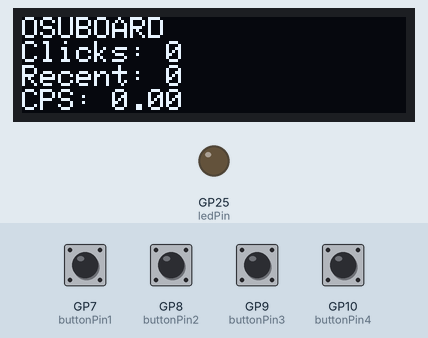
Bench run of a sketch on a simulated Raspberry Pi Pico. Shown: 128×32 one-colour display, output pins drawn as LEDs (lit = HIGH). Inputs (shaded band) come from the test bench; at power-on: GP7 (buttonPin1), GP8 (buttonPin2), GP9 (buttonPin3), GP10 (buttonPin4) HIGH. USB keyboard and mouse output is not drawn.

Above: at 6.2 s.
6.3 s: GP7 (buttonPin1) pulled LOW for 0.15 s
At 8.2 s:
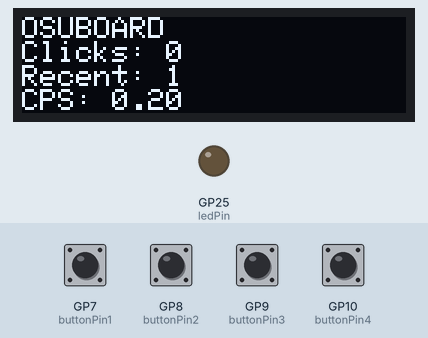
8.5 s: GP8 (buttonPin2) pulled LOW for 0.15 s
At 10.2 s:
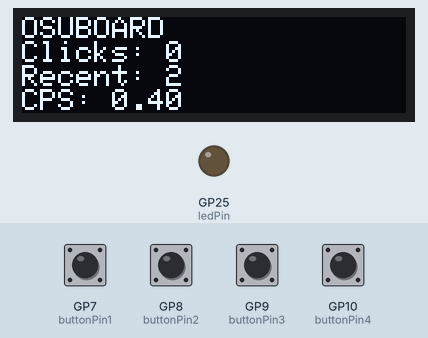
10.5 s: GP9 (buttonPin3) pulled LOW for 0.15 s
At 11.4 s:
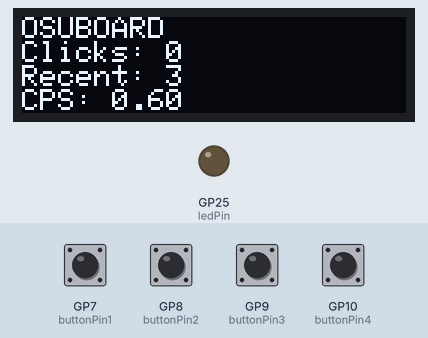
12.6 s: GP10 (buttonPin4) pulled LOW for 0.15 s
At 13.4 s:
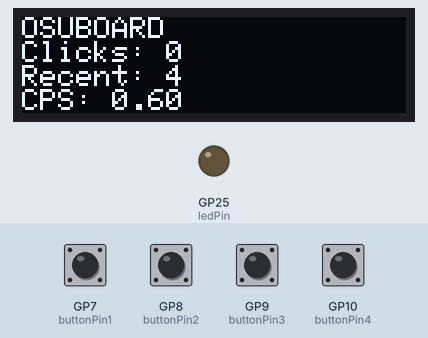
14.6 s: GP7 (buttonPin1) pulled LOW for 1 s
At 15.5 s:
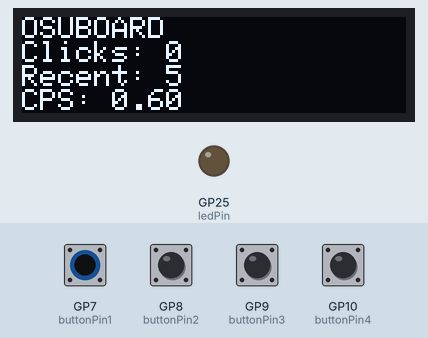
17.1 s: GP8 (buttonPin2) pulled LOW for 1 s
At 18.6 s:
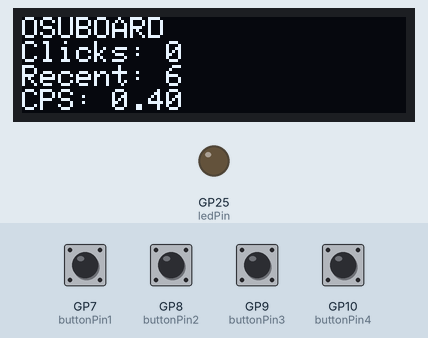
Timing chart, 0 to 20.1 s (numbered marks = the images above; inputs shaded):
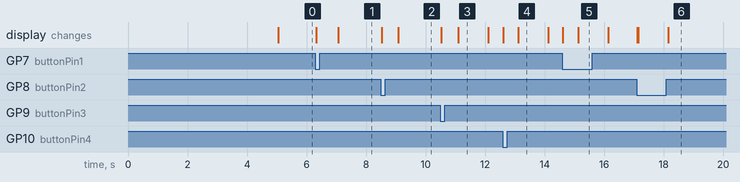

Measured:
- after the input at 6.3 s, the display: first changes at once (image 1 shows a later state)
- after the input at 8.5 s, the display: first changes at once (image 2 shows a later state)
- after the input at 10.5 s, the display: first changes at once (image 3 shows a later state)
- after the input at 12.6 s, the display: first changes at once (image 4 shows a later state)
- after the input at 14.6 s, the display: first changes at once (image 5 shows a later state)
- what the display in image 3 shows lasts 1.0 s, from 11.1 s to 12.1 s

The sketch:

osupad1.ino
```cpp
#include <Keyboard.h>
#include <Adafruit_GFX.h>
#include <Adafruit_SSD1306.h>

#define SCREEN_WIDTH 128
#define SCREEN_HEIGHT 32   // Change to 64 if your OLED is 128x64

#define OLED_RESET    -1
#define OLED_ADDRESS  0x3C  // Most common I2C address

const int buttonPin1 = D7;     // the number of the pushbutton pin
const int buttonPin2 = D8;
const int buttonPin3 = D9;
const int buttonPin4 = D10;

const int ledPin =  25;      // the number of the LED pin

int buttonState1 = 0;         // variable for reading the pushbutton status
int buttonState2 = 0;
int buttonState3 = 0;
int buttonState4 = 0;

int lastbuttonState1 = 0;         // variable for reading the pushbutton status
int lastbuttonState2 = 0;
int lastbuttonState3 = 0;
int lastbuttonState4 = 0;

Adafruit_SSD1306 display(SCREEN_WIDTH, SCREEN_HEIGHT, &Wire, OLED_RESET);

unsigned long lastTime = 0;
const unsigned long interval = 1000; // 1 second

unsigned long resetlastTime = 0;
const unsigned long resetinterval = 10000; // 1 second
bool reset = false;

int clicksLast5Seconds[5] = {0, 0, 0, 0, 0};
int clicks = 0;
float highestCPS = 0;
int longclicks = 0;

void setup() {
  // initialize the LED pin as an output:
  pinMode(ledPin, OUTPUT);
  // initialize the pushbutton pin as an input:

  pinMode(buttonPin1, INPUT_PULLUP);
  pinMode(buttonPin2, INPUT_PULLUP);
  pinMode(buttonPin3, INPUT_PULLUP);
  pinMode(buttonPin4, INPUT_PULLUP);


  Keyboard.begin();
  delay(5000);

  Wire.setSDA(6);   // XIAO RP2040 SDA
  Wire.setSCL(7);   // XIAO RP2040 SCL
  Wire.begin();

  if (!display.begin(SSD1306_SWITCHCAPVCC, OLED_ADDRESS)) {
    while (true); // Stop if display not found
  }

  display.clearDisplay();
  display.setTextSize(1);
  display.setTextColor(SSD1306_WHITE);
  display.setCursor(0, 0);

  display.println("OSUBOARD");
  display.println("Clicks: " + clicks);
  display.display();

}

float getCPS()
{
  float sum = 0;
  for(int i = 0; i < 5; i++)
  {
    sum += clicksLast5Seconds[i];
  }
  return sum / 5;
}

void doClick()
{
  clicks++;
  longclicks++;
  reset = false;
}

void loop() {
  unsigned long currentTime = millis();

  if (currentTime - lastTime >= interval) {
    lastTime = currentTime;
    clicksLast5Seconds[0] = clicksLast5Seconds[1];
    clicksLast5Seconds[1] = clicksLast5Seconds[2];
    clicksLast5Seconds[2] = clicksLast5Seconds[3];
    clicksLast5Seconds[3] = clicksLast5Seconds[4];
    clicksLast5Seconds[4] = clicks;
    clicks = 0;
  }

  if (currentTime - resetlastTime >= resetinterval) {
    resetlastTime = currentTime;
    if(reset)
    {
      longclicks = 0;
      highestCPS = 0;
    }
    reset = true;
  }

  // read the state of the pushbutton value:
  buttonState1 = digitalRead(buttonPin1);
  buttonState2 = digitalRead(buttonPin2);
  buttonState3 = digitalRead(buttonPin3);
  buttonState4 = digitalRead(buttonPin4);

  // check if the pushbutton is pressed. If it is, the buttonState is HIGH:
  if (buttonState1 == LOW) {
    // turn LED on:
    Keyboard.press('d');
    if(lastbuttonState1 == HIGH)
    {
      doClick();
    }

  } else {
    // turn LED off:
    Keyboard.release('d');
  }

    // check if the pushbutton is pressed. If it is, the buttonState is HIGH:
  if (buttonState2 == LOW) {
    // turn LED on:
    Keyboard.press('f');

    if(lastbuttonState2 == HIGH)
    {
      doClick();
    }
  } else {
    // turn LED off:
    Keyboard.release('f');
  }

    // check if the pushbutton is pressed. If it is, the buttonState is HIGH:
  if (buttonState3 == LOW) {
    // turn LED on:
    Keyboard.press('j');

    if(lastbuttonState3 == HIGH)
    {
      doClick();
    }
  } else {
    // turn LED off:
    Keyboard.release('j');
  }

    // check if the pushbutton is pressed. If it is, the buttonState is HIGH:
  if (buttonState4 == LOW) {
    // turn LED on:jkdfjkdfjdkfjdkfjdkfjdkjfdkjfkdjfkdjk
    Keyboard.press('k');

    if(lastbuttonState4 == HIGH)
    {
      doClick();
    }
  } else {
    // turn LED off:
    Keyboard.release('k');
  }

  if(getCPS() > highestCPS)
  {
    highestCPS = getCPS();
  }

  display.clearDisplay();
  display.setTextSize(1);
  display.setTextColor(SSD1306_WHITE);
  display.setCursor(0, 0);


  display.println("OSUBOARD");
  display.println("Clicks: " + String(clicks));
  display.println("Recent: " + String(longclicks));
  display.println("CPS: " + String(getCPS()));
  display.println("Highest CPS: " + String(highestCPS));
  display.display();

  lastbuttonState1 = buttonState1;
  lastbuttonState2 = buttonState2;
  lastbuttonState3 = buttonState3;
  lastbuttonState4 = buttonState4;
}
```
